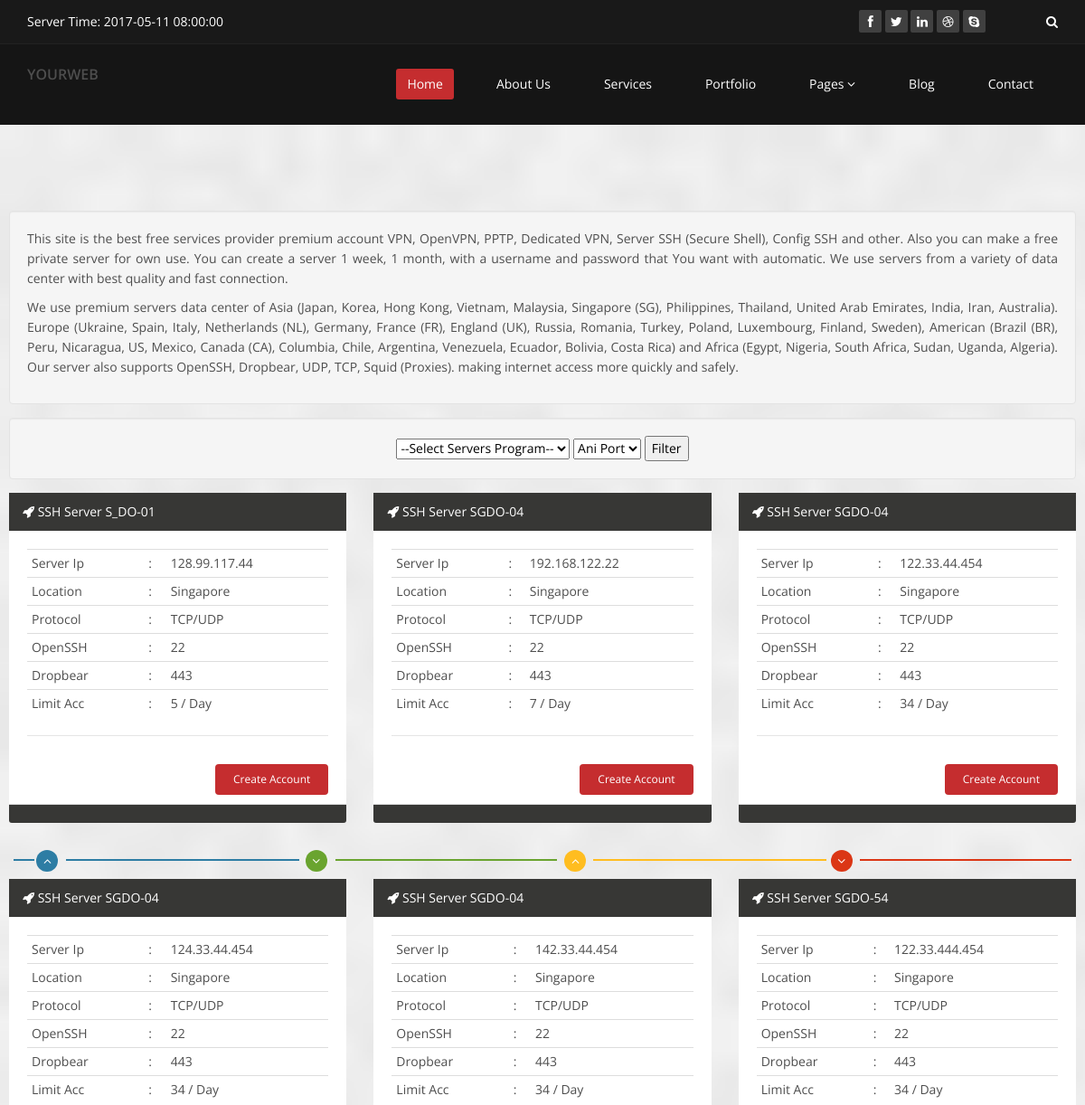
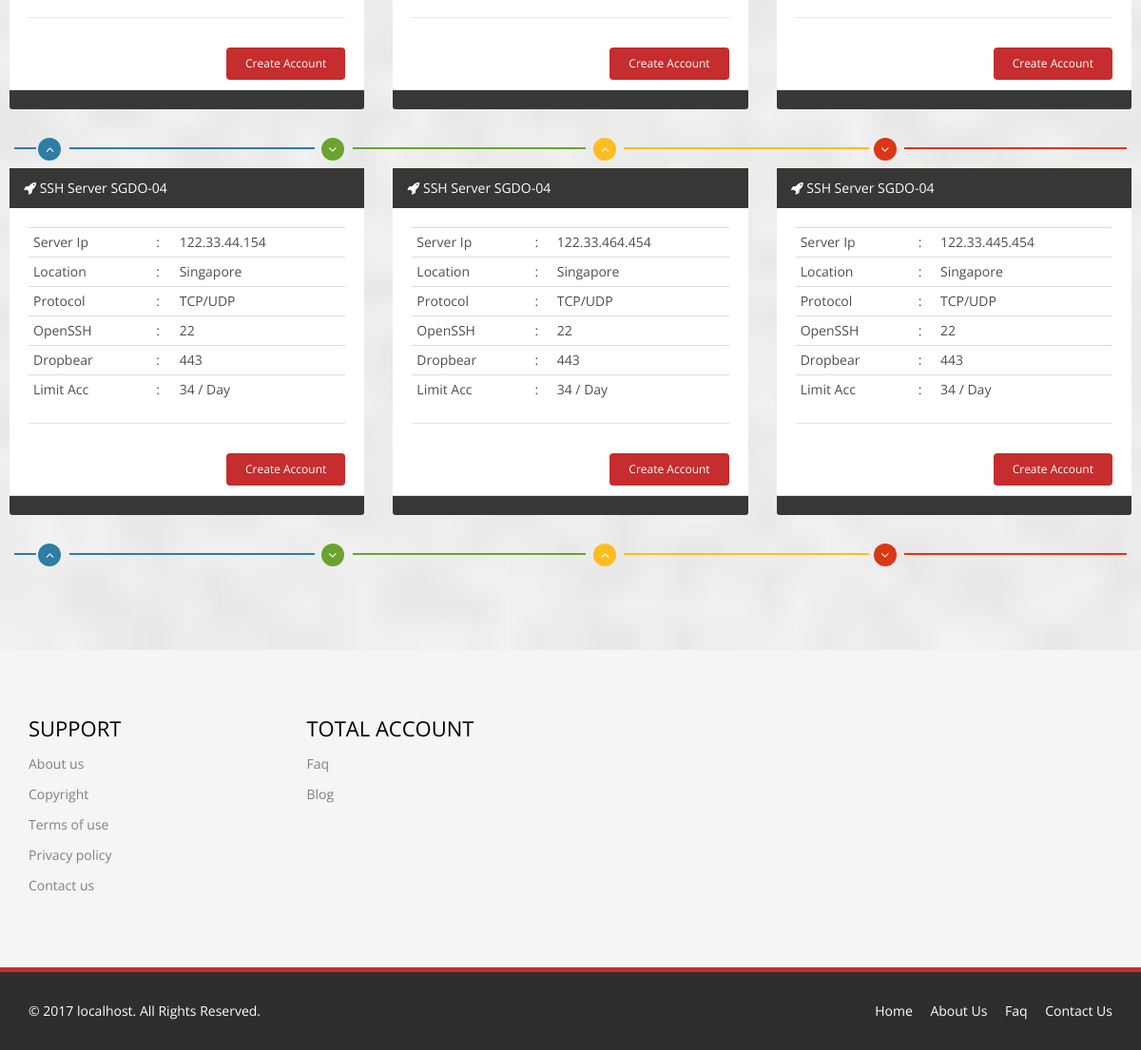
/page/secure-shell-server/continent/Asia/Singapore, run on the app's committed database (2 pictures, top to bottom).
### tables this page shows
CREATE TABLE `website` (
  `brand` varchar(20) NOT NULL DEFAULT 'YOURWEB',
  `author` varchar(20) NOT NULL,
  `title` text,
  `description` text NOT NULL,
  PRIMARY KEY (`brand`)
);

CREATE TABLE `server` (
  `Id` int(11) NOT NULL AUTO_INCREMENT,
  `HostName` varchar(23) NOT NULL,
  `RootPasswd` varchar(25) NOT NULL,
  `MaxUser` int(11) NOT NULL,
  `Expired` int(11) NOT NULL DEFAULT '7',
  `ServerName` varchar(12) DEFAULT NULL,
  `Location` varchar(20) DEFAULT NULL,
  `OpenSSH` varchar(20) NOT NULL DEFAULT '22',
  `Dropbear` varchar(20) NOT NULL DEFAULT '443',
  `Cid` varchar(20) DEFAULT NULL,
  PRIMARY KEY (`Id`)
);

### application/controllers/Page.php (called while the page is built, shortened)
<?php
class Page extends CI_Controller {
	public function __construct()
	{
		$this->load->model('WebApi');
		$this->load->helper('url_helper');
	}
	private function _set_view($file, $init)
	{
		foreach ($this->WebApi->get_site_details() as $row) {
			$data['author'] = $row['author'];
                        $data['title'] = $row['title'];
			$data['description'] = $row['description'];
			$data['brand'] = $row['brand'];
			break;
                }
		$this->load->view('bootstrap/header', $data);
                $this->load->view($file, $init);
                $this->load->view('bootstrap/footer');
	}
	public function get_hostname($negara = FALSE)
	{
                $data['server'] = $this->WebApi->get_hostname($negara);
                $this->_set_view('hostname', $data);
        }
}

### index.php (called while the page is built, shortened)
<?php
require_once BASEPATH.'core/CodeIgniter.php';

### application/models/WebApi.php (called while the page is built, shortened)
<?php
class WebApi extends CI_Model {
	public function get_site_details() {
		$query = $this->db->get('website');
		return $query->result_array();
	}
	public function get_hostname($location, $id=FALSE) {
		if ($id === FALSE )
		{
			$query = $this->db->get_where('server', array('Location' => $location));
        		return $query->result_array();
		}
		$query = $this->db->get('server', array('Id' => $id));
		return $query->result_array();
	}
}

### application/views/hostname.php (the view, shortened to what this page needs)
<section id="services" class="service-item">
<div class="container-fluid" style="margin:10px;"><div class="row clearfix">
<div class="well" style="margin:15px;">
<p align="justify">
This site is the best free services provider premium account VPN, OpenVPN, PPTP, Dedicated VPN, Server SSH (Secure Shell), Config SSH and other. Also you can make a free private server for own use. You can create a server 1 week, 1 month, with a username and password that You want with automatic. We use servers from a variety of data center with best quality and fast connection.
</p>
<p align="justify">
We use premium servers data center of Asia (Japan, Korea, Hong Kong, Vietnam, Malaysia, Singapore (SG), Philippines, Thailand, United Arab Emirates, India, Iran, Australia). Europe (Ukraine, Spain, Italy, Netherlands (NL), Germany, France (FR), England (UK), Russia, Romania, Turkey, Poland, Luxembourg, Finland, Sweden), American (Brazil (BR), Peru, Nicaragua, US, Mexico, Canada (CA), Columbia, Chile, Argentina, Venezuela, Ecuador, Bolivia, Costa Rica) and Africa (Egypt, Nigeria, South Africa, Sudan, Uganda, Algeria). Our server also supports OpenSSH, Dropbear, UDP, TCP, Squid (Proxies). making internet access more quickly and safely.
</p>
</div>
<div class="well" style="margin:15px;">
<div align="center">
 <select>
  <option value="all">--Select Servers Program--</option>
</select>
<select>
  <option value="any">Ani Port</option>
</select>
  <input type="submit" value="Filter">
</div>
</div>
<?php $i = 0; ?>
                        <?php foreach($server as $ok ):?>
                                <?php $i=$i+1; ?>
	<div class="col-sm-4 wow fadeInDown" data-wow-duration="1000ms" data-wow-delay="600ms"">
		<div class="panel panel-default">
			<div class="panel-heading" style="background-color:#373735; color:white;">
				<span class="fa fa-rocket"></span> SSH Server <?php echo $ok['ServerName'];?></div>
			<div class="panel-body" style="background-color:white;">
				<table class="table table-condensed">
					<tr><td>Server Ip</td><td>:</td><td><?php echo $ok['HostName'];?></td></tr>
					<tr><td>Location</td><td>:</td><td><?php echo $ok['Location'];?></td></tr>
					<tr><td>Protocol</td><td>:</td><td>TCP/UDP</td></tr>
					<tr><td>OpenSSH</td><td>:</td><td><?php echo $ok['OpenSSH'];?></td></tr>
					<tr><td>Dropbear</td><td>:</td><td><?php echo $ok['Dropbear'];?></td></tr>
					<tr><td>Limit Acc</td><td>:</td><td><?php echo $ok['MaxUser'];?> / Day</td></tr>
				</table><hr>
					<a class="btn btn-primary btn-sm pull-right" href="<?php echo site_url('page/secure-shell-server/continent/').$ok['Cid'].'/'.$ok['Location'].'/'.$ok['ServerName'].'/'.$ok['Id'];?>">Create Account</a>
			</div>
			<div class="panel-footer" style="background-color:#373735;"></div>
		</div>
	</div>
	<?php if ($i%3 == 0) { echo
					'
					<div class="container"><div class="row"><div class="team-bar">
					<div class="first-one-arrow hidden-xs">
						<hr>
					</div>
					<div class="first-arrow hidden-xs">
						<hr> <i class="fa fa-angle-up"></i>
					</div>
					<div class="second-arrow hidden-xs">
						<hr> <i class="fa fa-angle-down"></i>
					</div>
					<div class="third-arrow hidden-xs">
						<hr> <i class="fa fa-angle-up"></i>
					</div>
					<div class="fourth-arrow hidden-xs">
						<hr> <i class="fa fa-angle-down"></i>
					</div>
					</div></div></div>
			';} ?>
                        <?php endforeach; ?>
                </div></div>
</section>

### application/views/bootstrap/header.php (shortened to what this page needs)
<!DOCTYPE html>
<html lang="en">
	<head>
		<link href="<?php echo base_url();?>css/bootstrap.min.css" rel="stylesheet"/>
		<link href="<?php echo base_url();?>css/font-awesome.min.css" rel="stylesheet"/>
		<link href="<?php echo base_url();?>css/animate.min.css" rel="stylesheet"/>
		<link href="<?php echo base_url();?>css/prettyPhoto.css" rel="stylesheet"/>
		<link href="<?php echo base_url();?>css/main.css" rel="stylesheet"/>
		<link href="<?php echo base_url();?>css/responsive.css" rel="stylesheet"/>
	</head>
	<body>
	<header id="header">
		<div class="top-bar">
			<div class="container">
				<div class="row">
					<div class="col-sm-6 col-xs-4">
						<div class="top-number"><p>Server Time: <?php echo date("Y-m-d H:i:s",time());?></p></div>
					</div>
					<div class="col-sm-6 col-xs-8">
						<div class="social">
							<ul class="social-share">
								<li><a href="#"><i class="fa fa-facebook"></i></a></li>
								<li><a href="#"><i class="fa fa-twitter"></i></a></li>
								<li><a href="#"><i class="fa fa-linkedin"></i></a></li>
								<li><a href="#"><i class="fa fa-dribbble"></i></a></li>
								<li><a href="#"><i class="fa fa-skype"></i></a></li>
							</ul>
							<div class="search">
								<form role="form">
									<input type="text" class="search-form" autocomplete="off" placeholder="Search">
									<i class="fa fa-search"></i>
								</form>
							</div>
						</div>
					</div>
				</div>
			</div>
		</div>
		<nav class="navbar navbar-inverse" role="banner">
			<div class="container">
				<div class="navbar-header">
					<a class="navbar-brand" href="#"><h4><?php echo $brand;?></h4></a>
				</div>
				<div class="collapse navbar-collapse navbar-right">
					<ul class="nav navbar-nav">
						<li class="active"><a href="<?php echo base_url();?>">Home</a></li>
						<li><a href="about-us.html">About Us</a></li>
						<li><a href="services.html">Services</a></li>
						<li><a href="portfolio.html">Portfolio</a></li>
						<li class="dropdown"><a href="#" class="dropdown-toggle" data-toggle="dropdown">Pages <i class="fa fa-angle-down"></i></a>
						</li>
						<li><a href="blog.html">Blog</a></li>
						<li><a href="contact-us.html">Contact</a></li>
					</ul>
				</div>
			</div>
		</nav>
	</header>

### css/main.css (style rules this page uses)
body { background: #fff; font-family: 'Open Sans', sans-serif; color:#4e4e4e; line-height: 22px; }
h1, h2, h3, h4, h5, h6 { font-weight: 600; font-family: 'Open Sans', sans-serif; color:#4e4e4e; }
h4 { font-size: 16px; }
a { color: #c52d2f; -webkit-transition: color 300ms, background-color 300ms; -moz-transition: color 300ms, background-color 300ms; -o-transition: color 300ms, background-color 300ms; transition: color 300ms, background-color 300ms; }
hr { border-top: 1px solid #e5e5e5; border-bottom: 1px solid #fff; }
.btn-primary { padding: 8px 20px; background: #c52d2f; color: #fff; border-radius: 4px; border:none; margin-top: 10px; }
body > section { padding: 70px 0; }
#header .search { display: inline-block; }
.navbar>.container .navbar-brand { margin-left: 0; }
.top-bar { padding: 10px 0; background: #191919; border-bottom: 1px solid #222; line-height: 28px; }
.top-number { color: #fff; }
.top-number p { margin: 0 }
.social { text-align: right; }
.social-share { display: inline-block; list-style: none; padding: 0; margin: 0; }
ul.social-share li { display: inline-block; }
ul.social-share li a { display: inline-block; color: #fff; background: #404040; width: 25px; height: 25px; line-height: 25px; text-align: center; border-radius: 2px; }
.search i { color: #fff; }
input.search-form { background: transparent; border: 0 none; width: 60px; padding: 0 10px; color: #FFF; -webkit-transition: all 400ms; -moz-transition: all 400ms; -ms-transition: all 400ms; -o-transition: all 400ms; transition: all 400ms; }
.navbar-brand { padding: 0; margin:0; }
.navbar { border-radius: 0; margin-bottom: 0; background: #151515; padding: 15px 0; padding-bottom: 0; }
.navbar-nav { margin-top: 12px; }
.navbar-nav>li { margin-left: 35px; padding-bottom: 28px; }
.navbar-inverse .navbar-nav > li > a { padding: 5px 12px; margin: 0; border-radius: 3px; color: #fff; line-height: 24px; display: inline-block; }
.navbar-inverse { border: none; }
.navbar-inverse .navbar-brand { font-size: 36px; line-height: 50px; color: #fff; }
.navbar-inverse .navbar-nav > .active > a, .navbar-inverse .navbar-nav > .active > a:hover, .navbar-inverse .navbar-nav > .active > a:focus, .navbar-inverse .navbar-nav > .open > a, .navbar-inverse .navbar-nav > .open > a:hover, .navbar-inverse .navbar-nav > .open > a:focus { background-color: #c52d2f; color: #fff; }
.navbar-inverse .navbar-collapse, .navbar-inverse .navbar-form { border-top: 0; padding-bottom: 0; }
#services { background: #000 url(../images/services/bg_services.png); background-size: cover; }
.panel-default { border-color: transparent; }
.panel-default>.panel-heading, .panel { background-color: #e6e6e6; border:0 none; box-shadow:none; }
.panel-body { padding: 20px 20px 10px; }
.panel-heading { border-radius: 0; }
.team-bar .first-one-arrow { float: left; margin-right: 30px; width: 2%; }
.team-bar .first-arrow { float: left; margin-left: 5px; margin-right: 35px; width: 22%; }
.team-bar .second-arrow { float: left; margin-left: 5px; width: 21%; }
.team-bar .third-arrow { float: left; margin-left: 40px; margin-right: 12px; width: 22%; }
.team-bar .fourth-arrow { float: left; margin-left: 25px; width: 20%; }
.team-bar .first-one-arrow hr { border-bottom: 1px solid #2D7DA4; border-top: 1px solid #2D7DA4; }
.team-bar .first-arrow hr { border-bottom: 1px solid #2D7DA4; border-top: 1px solid #2D7DA4; }
.team-bar .second-arrow hr { border-bottom: 1px solid #6aa42f; border-top: 1px solid #6aa42f; }
.team-bar .third-arrow hr { border-bottom: 1px solid #FFBD20; border-top: 1px solid #FFBD20; }
.team-bar .fourth-arrow hr { border-bottom: 1px solid #db3615; border-top: 1px solid #db3615; }
.team-bar { margin-bottom: 15px; margin-top: 30px; position: relative; }
.team-bar i { border-radius: 50%; color: #FFFFFF; display: block; height: 24px; line-height: 24px; margin-top: -32px; overflow: hidden; padding: 0; text-align: center; width: 24px; position: absolute; }
.team-bar .first-arrow .fa-angle-up { background:#2D7DA4; margin-left:-33px }
.team-bar .second-arrow .fa-angle-down { background:#6AA42F; margin-left: -33px; }
.team-bar .third-arrow .fa-angle-up { background:#FFBD20; margin-left: -32px; }
.team-bar .fourth-arrow .fa-angle-down { background:#db3615; margin-left: -32px; }

### data on the page
website: brand "YOURWEB"
server: ServerName "S_DO-01", HostName "128.99.117.44", Location "Singapore", OpenSSH "22", Dropbear "443", MaxUser "5"
server: ServerName "SGDO-04", HostName "192.168.122.22", Location "Singapore", OpenSSH "22", Dropbear "443", MaxUser "7"
server: ServerName "SGDO-04", HostName "122.33.44.454", Location "Singapore", OpenSSH "22", Dropbear "443", MaxUser "34"
server: ServerName "SGDO-04", HostName "124.33.44.454", Location "Singapore", OpenSSH "22", Dropbear "443", MaxUser "34"
server: ServerName "SGDO-04", HostName "142.33.44.454", Location "Singapore", OpenSSH "22", Dropbear "443", MaxUser "34"
server: ServerName "SGDO-54", HostName "122.33.444.454", Location "Singapore", OpenSSH "22", Dropbear "443", MaxUser "34"
server: ServerName "SGDO-04", HostName "122.33.44.154", Location "Singapore", OpenSSH "22", Dropbear "443", MaxUser "34"
server: ServerName "SGDO-04", HostName "122.33.464.454", Location "Singapore", OpenSSH "22", Dropbear "443", MaxUser "34"
server: ServerName "SGDO-04", HostName "122.33.445.454", Location "Singapore", OpenSSH "22", Dropbear "443", MaxUser "34"

### other printed values
$_SERVER['SERVER_NAME'] "localhost"
